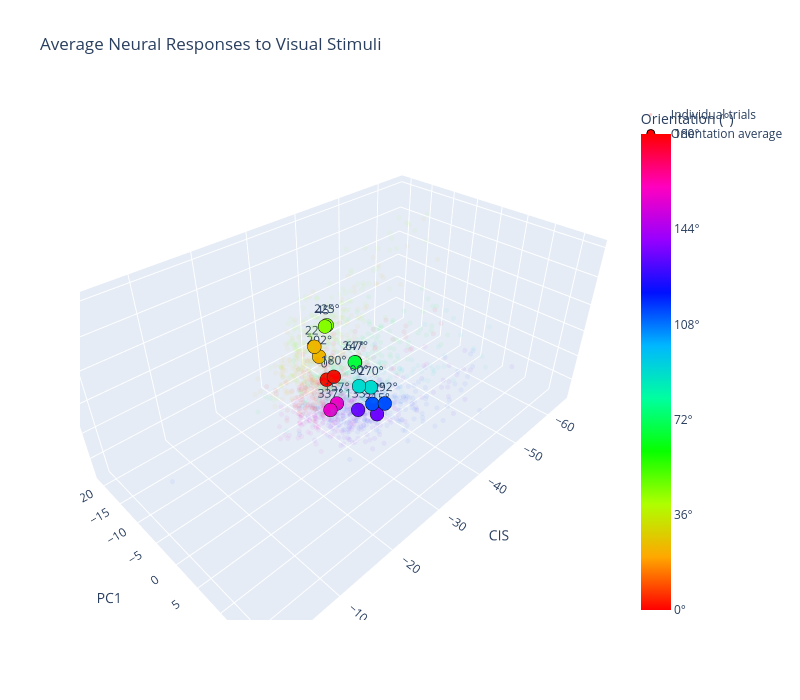

Notebook cell for this chart:
### Code cell
import plotly.graph_objects as go
from sklearn.decomposition import PCA

# Compute 3-axis projection: [CIS, PC1, PC2]
X = sum_responses.sum(axis=-1)             # (n_orientations, n_neurons)  -- per-orientation averages
mean_vec = X.mean(axis=0, keepdims=True)
pca3 = PCA(n_components=2)
pca3.fit(X)
proj, _ = np.linalg.qr(np.array([
    mean_vec[0],
    pca3.components_[0],
    pca3.components_[1],
]).T)                                       # (n_neurons, 3)

coords = X @ proj                           # (n_orientations, 3)  -- averaged points

# ---- Per-trial points: spike counts per (orientation, trial) summed over time bins ----
trial_coords = []     # (n_orient * n_trials, 3)
trial_doubled = []    # color matches its orientation
for o_idx, orientation in enumerate(visual_orientation_degs):
    trial_times = visual_trial_df[visual_trial_df['orientation'] == orientation]['timestamp'].values[:N_VIS_TRIALS]
    for t_time in trial_times:
        trial_spikes = visual_spikes[(visual_spikes['timestamp'] >= t_time) &
                                     (visual_spikes['timestamp'] <  t_time + WINDOW_LEN)]
        x_trial = np.zeros(n_neurons)
        if not trial_spikes.empty:
            counts = trial_spikes.groupby('neuron_id').size()
            for nid, c in counts.items():
                if nid in neuron_to_idx:
                    x_trial[neuron_to_idx[nid]] = c
        trial_coords.append(x_trial @ proj)
        trial_doubled.append((int(orientation) * 2) % 360)
trial_coords = np.array(trial_coords)
trial_doubled = np.array(trial_doubled)

doubled = (np.array(visual_orientation_degs) * 2) % 360

fig = go.Figure()

# Per-trial scatter (low alpha)
fig.add_trace(go.Scatter3d(
    x=trial_coords[:, 0], y=trial_coords[:, 1], z=trial_coords[:, 2],
    mode='markers',
    marker=dict(size=3, color=trial_doubled, colorscale='HSV',
                cmin=0, cmax=360, opacity=0.05,
                line=dict(width=0)),
    name='Individual trials',
    hovertemplate='trial<extra></extra>',
    showlegend=True,
))

# Orientation-average scatter (full opacity, on top)
fig.add_trace(go.Scatter3d(
    x=coords[:, 0], y=coords[:, 1], z=coords[:, 2],
    mode='markers+text',
    marker=dict(size=8, color=doubled, colorscale='HSV',
                cmin=0, cmax=360,
                colorbar=dict(
                    title='Orientation (°)',
                    tickvals=np.arange(0, 361, 72),
                    ticktext=[f'{int(v/2)}°' for v in np.arange(0, 361, 72)],
                ),
                line=dict(color='black', width=1)),
    text=[f'{int(o)}°' for o in visual_orientation_degs],
    textposition='top center',
    name='Orientation average',
))

fig.update_layout(
    title='Average Neural Responses to Visual Stimuli',
    scene=dict(xaxis_title='CIS', yaxis_title='PC1', zaxis_title='PC2',
               aspectmode='data'),
    width=800, height=700,
)
fig.show()

### Figure 1 — Plotly figure (JSON) as saved in the notebook; plotly's stock layout.template omitted (floating-point values rounded to 4 significant figures; data arrays with more than 128 entries replaced by an {"elided": "..."} marker saying what was removed)
{"data": [{"hovertemplate": "trial<extra></extra>", "marker": {"cmax": 360, "cmin": 0, "color": {"elided": "1600 int values"}, "colorscale": [[0, "#ff0000"], [0.1111, "#ffa700"], [0.2222, "#afff00"], [0.3333, "#08ff00"], [0.4444, "#00ff9f"], [0.5556, "#00b7ff"], [0.6667, "#0010ff"], [0.7778, "#9700ff"], [0.8889, "#ff00bf"], [1, "#ff0000"]], "line": {"width": 0}, "opacity": 0.05, "size": 3}, "mode": "markers", "name": "Individual trials", "showlegend": true, "type": "scatter3d", "x": {"elided": "1600 float values"}, "y": {"elided": "1600 float values"}, "z": {"elided": "1600 float values"}}, {"marker": {"cmax": 360, "cmin": 0, "color": [0.0, 45.0, 90.0, 135.0, 180.0, 225.0, 270.0, 315.0, 0.0, 45.0, 90.0, 135.0, 180.0, 225.0, 270.0, 315.0], "colorbar": {"ticktext": ["0°", "36°", "72°", "108°", "144°", "180°"], "tickvals": [0, 72, 144, 216, 288, 360], "title": {"text": "Orientation (°)"}}, "colorscale": [[0, "#ff0000"], [0.1111, "#ffa700"], [0.2222, "#afff00"], [0.3333, "#08ff00"], [0.4444, "#00ff9f"], [0.5556, "#00b7ff"], [0.6667, "#0010ff"], [0.7778, "#9700ff"], [0.8889, "#ff00bf"], [1, "#ff0000"]], "line": {"color": "black", "width": 1}, "size": 8}, "mode": "markers+text", "name": "Orientation average", "text": ["0°", "22°", "45°", "67°", "90°", "112°", "135°", "157°", "180°", "202°", "225°", "247°", "270°", "292°", "315°", "337°"], "textposition": "top center", "type": "scatter3d", "x": [-30.86, -30.82, -30.16, -28.99, -26.69, -28.18, -29.37, -29.63, -31.33, -31.02, -31.01, -29.08, -28.3, -29.29, -31.47, -27.44], "y": [-5.602, -8.218, -4.904, 2.452, 5.552, 6.754, 2.825, -2.036, -4.435, -7.404, -5.425, 2.439, 6.293, 8.127, 4.768, -1.184], "z": [-3.925, 1.143, 6.647, 4.454, 3.13, -0.1757, -4.283, -6.02, -2.983, -0.4288, 6.248, 4.434, 2.47, 0.04792, -5.227, -5.531]}], "layout": {"height": 700, "scene": {"aspectmode": "data", "xaxis": {"title": {"text": "CIS"}}, "yaxis": {"title": {"text": "PC1"}}, "zaxis": {"title": {"text": "PC2"}}}, "title": {"text": "Average Neural Responses to Visual Stimuli"}, "width": 800}}
